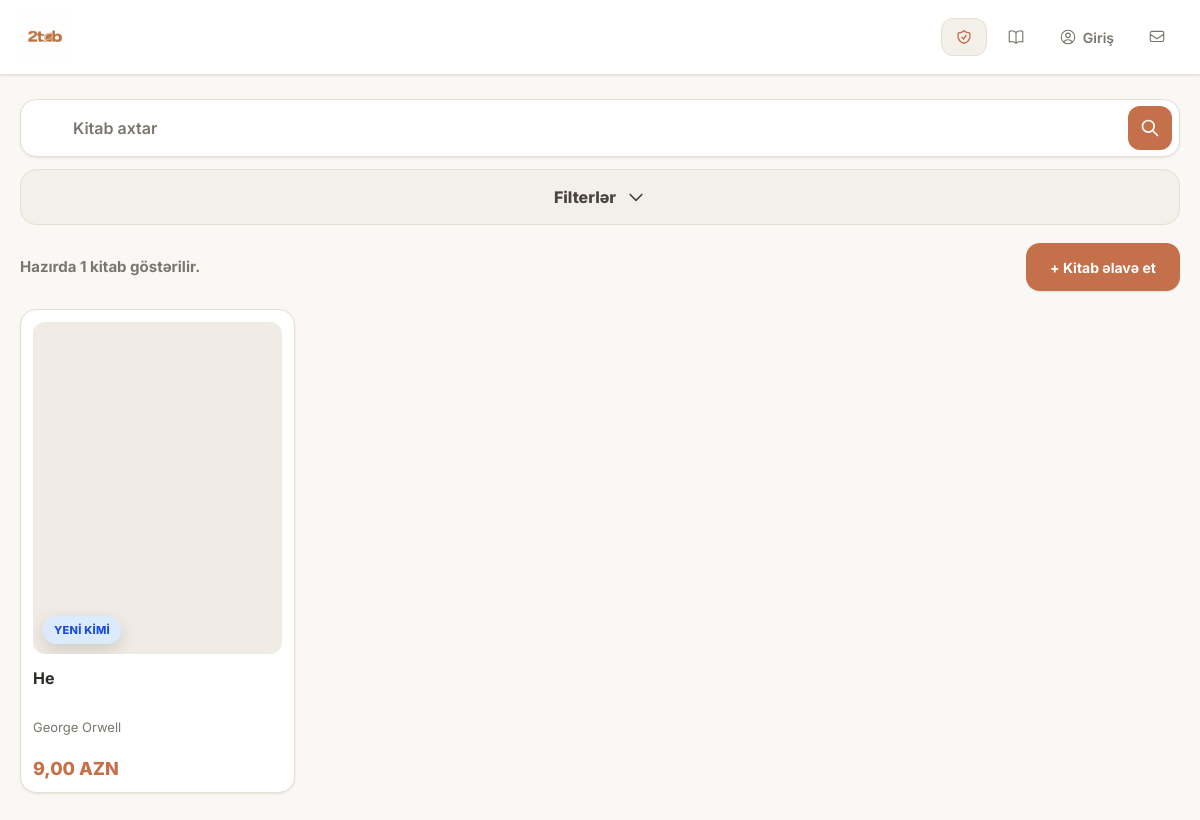
The app's page /kitablar with its own data.
### books/models.py (models this page shows, shortened)
class Book(models.Model):
    class Language(models.TextChoices):
        AZERBAIJANI = "az", "Azərbaycan"
        ENGLISH = "en", "İngilis"
        RUSSIAN = "ru", "Rus"
        TURKISH = "tr", "Türk"
    class Condition(models.TextChoices):
        NEW = 'new', 'Yeni'
        LIKE_NEW = 'like_new', 'Yeni kimi'
        MEDIUM = 'medium', 'Orta'
        LIKE_OLD = 'like_old', 'Köhnə kimi'
        OLD = 'old', 'Köhnə'
    class Genre(models.TextChoices):
        FICTION = "fiction", "Bədii"
        FANTASY = "fantasy", "Fantastika"
        SCIENCE_FICTION = "science_fiction", "Elmi fantastika"
        MYSTERY = "mystery", "Detektiv"
        THRILLER = "thriller", "Triller"
        ROMANCE = "romance", "Romantik"
        HORROR = "horror", "Qorxu"
        HISTORY = "history", "Tarix"
        BIOGRAPHY = "biography", "Bioqrafiya"
        SELF_HELP = "self_help", "Şəxsi inkişaf"
        PHILOSOPHY = "philosophy", "Fəlsəfə"
        PSYCHOLOGY = "psychology", "Psixologiya"
        SCIENCE = "science", "Elmi"
        BUSINESS = "business", "Biznes"
        CHILDREN = "children", "Uşaq ədəbiyyatı"
    slug = models.SlugField(unique=True, blank=True)
    title = models.CharField(max_length=100)
    description = models.TextField(null=True, blank=True)
    author_name = models.CharField(max_length=100)
    price = models.DecimalField(max_digits=6, decimal_places=2)
    published_year = models.PositiveIntegerField(null=True,blank=True)
    condition = models.CharField(max_length=20, choices=Condition.choices, default=Condition.MEDIUM)
    genre = models.CharField(max_length=20, choices=Genre.choices)
    language = models.CharField(max_length=5,choices=Language.choices,default=Language.AZERBAIJANI)
    owner = models.ForeignKey(CustomUser, on_delete=models.SET_NULL, null=True, related_name='books')
    created_at = models.DateTimeField(auto_now_add=True)
    favorite_users = models.ManyToManyField(CustomUser, related_name='favorite_books', blank=True)
    @property
    def cover_image(self):
        return self.images.first()
    class Meta:
        verbose_name_plural = 'Books'
        ordering = ['-created_at']

class BookImage(models.Model):
    book = models.ForeignKey(Book,on_delete=models.CASCADE,related_name='images')
    image = models.ImageField(upload_to='books/')
    created_at = models.DateTimeField(auto_now_add=True)
    class Meta:
        ordering = ['created_at']

### books/views.py (the view)
# urls.py: path('kitablar',book_list,name='book_list'),
def book_list(request):
    books = Book.objects.prefetch_related('images')
    search = request.GET.get('search', '').strip()
    genre = request.GET.get('genre', '').strip()
    condition = request.GET.get('condition', '').strip()
    language = request.GET.get('language', '').strip()
    sort = request.GET.get('sort', 'newest').strip()
    if search:
        books = books.filter(
            Q(title__icontains=search) |
            Q(author_name__icontains=search) |
            Q(description__icontains=search)
        )
    if genre:
        books = books.filter(genre=genre)
    if condition:
        books = books.filter(condition=condition)
    if language:
        books = books.filter(language=language)
    sort_options = {
        'newest': '-created_at',
        'oldest': 'created_at',
        'price_asc': 'price',
        'price_desc': '-price',
        'title_asc': 'title',
        'title_desc': '-title',
    }
    books = books.order_by(
        sort_options.get(sort, '-created_at')
    )
    book_count = books.count()
    context = {
        'books': books,
        'book_count': book_count,
        'search': search,
        'genre': genre,
        'condition': condition,
        'language': language,
        'sort': sort,
    }
    return render(request, 'books/book_list.html', context)

### accounts/context_processors.py (called while the page is built)
def unread_message_count(request):
    if not request.user.is_authenticated:
        return {'unread_message_count': 0}
    count = Message.objects.filter(
        conversation__participants=request.user,
        read_at__isnull=True
    ).exclude(sender=request.user).count()
    return {'unread_message_count': count}

### templates/books/book_list.html (shortened to what this page needs)
{% load static %}
<!DOCTYPE html>
<html lang="az">
<head>
</head>
<body>
    {% include 'includes/topbar.html' %}
    <div class="container">
        <div class="top-controls">
            <form
                class="search-form"
                method="GET"
            >
                <div class="search-box-main">
                    <input
                        type="text"
                        name="search"
                        value="{{ search }}"
                        placeholder="Kitab axtar"
                    >
                    <button
                        type="submit"
                        class="search-submit"
                        aria-label="Axtar"
                    >
                        <svg
                            xmlns="http://www.w3.org/2000/svg"
                            fill="none"
                            viewBox="0 0 24 24"
                            stroke="currentColor"
                            stroke-width="2"
                        >
                            <path
                                stroke-linecap="round"
                                stroke-linejoin="round"
                                d="M21 21l-6-6m2-5a7 7 0 11-14 0 7 7 0 0114 0z"
                            />
                        </svg>
                    </button>
                </div>
            </form>
            <button
                type="button"
                class="filter-toggle-btn"
                id="filterToggleBtn"
                aria-expanded="false"
            >
                Filterlər
                <svg
                    xmlns="http://www.w3.org/2000/svg"
                    fill="none"
                    viewBox="0 0 24 24"
                    stroke="currentColor"
                    stroke-width="2"
                >
                    <path
                        stroke-linecap="round"
                        stroke-linejoin="round"
                        d="M19 9l-7 7-7-7"
                    />
                </svg>
            </button>
        </div>
        <div class="results-row">
            <div class="results-text">
                Hazırda {{ book_count }} kitab göstərilir.
            </div>
            <a
                href="{% url 'book_create' %}"
                class="btn btn-primary add-book-btn"
            >
                + Kitab əlavə et
            </a>
        </div>
        <div class="book-grid">
            {% for book in books %}
                <a
                    href="{% url 'book_detail' book.slug %}"
                    class="book-card"
                >
                    <div class="book-image-wrap">
                        {% if book.cover_image %}
                            <img
                                class="book-image"
                                src="{{ book.cover_image.image.url }}"
                                alt="{{ book.title }}"
                                loading="lazy"
                                decoding="async"
                            >
                        {% else %}
                            <div class="no-image">
                                Şəkil yoxdur
                            </div>
                        {% endif %}
                        {% if book.condition == 'new' %}
                            <span class="badge condition-new">
                                {{ book.get_condition_display }}
                            </span>
                        {% elif book.condition == 'like_new' %}
                            <span class="badge condition-like-new">
                                {{ book.get_condition_display }}
                            </span>
                        {% elif book.condition == 'medium' %}
                            <span class="badge condition-medium">
                                {{ book.get_condition_display }}
                            </span>
                        {% elif book.condition == 'like_old' %}
                            <span class="badge condition-like-old">
                                {{ book.get_condition_display }}
                            </span>
                        {% elif book.condition == 'old' %}
                            <span class="badge condition-old">
                                {{ book.get_condition_display }}
                            </span>
                        {% endif %}
                    </div>
                    <h3>
                        {{ book.title }}
                    </h3>
                    <div class="book-author">
                        {{ book.author_name }}
                    </div>
                    <div class="book-meta">
                        <span class="book-price">
                            {{ book.price }} AZN
                        </span>
                    </div>
                </a>
            {% endfor %}
        </div>
    </div>
</body>
</html>

### records on screen
Book: cover_image.image (picture), condition "YENI KIMI", title "He", author_name "George Orwell", price "9,00"

### other values on screen
{{ book_count }} "1"
